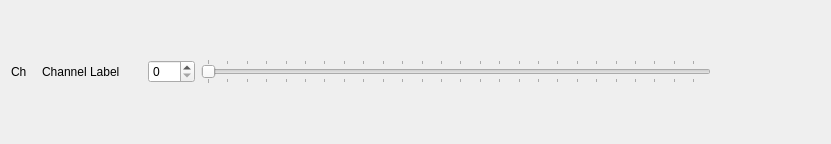
<?xml version="1.0" encoding="UTF-8"?>
<ui version="4.0">
 <class>CustomListItem</class>
 <widget class="QWidget" name="CustomListItem">
  <property name="geometry">
   <rect>
    <x>0</x>
    <y>0</y>
    <width>831</width>
    <height>144</height>
   </rect>
  </property>
  <property name="windowTitle">
   <string>Form</string>
  </property>
  <layout class="QHBoxLayout" name="horizontalLayout">
   <item>
    <widget class="QLabel" name="channelLabel">
     <property name="minimumSize">
      <size>
       <width>25</width>
       <height>0</height>
      </size>
     </property>
     <property name="maximumSize">
      <size>
       <width>25</width>
       <height>16777215</height>
      </size>
     </property>
     <property name="text">
      <string>Ch</string>
     </property>
    </widget>
   </item>
   <item>
    <widget class="QLabel" name="nameLabel">
     <property name="minimumSize">
      <size>
       <width>100</width>
       <height>0</height>
      </size>
     </property>
     <property name="maximumSize">
      <size>
       <width>100</width>
       <height>16777215</height>
      </size>
     </property>
     <property name="text">
      <string>Channel Label</string>
     </property>
     <property name="wordWrap">
      <bool>true</bool>
     </property>
    </widget>
   </item>
   <item>
    <widget class="QSpinBox" name="spinBox">
     <property name="maximum">
      <number>255</number>
     </property>
    </widget>
   </item>
   <item>
    <widget class="QSlider" name="slider">
     <property name="sizePolicy">
      <sizepolicy hsizetype="Expanding" vsizetype="Fixed">
       <horstretch>0</horstretch>
       <verstretch>0</verstretch>
      </sizepolicy>
     </property>
     <property name="minimumSize">
      <size>
       <width>510</width>
       <height>0</height>
      </size>
     </property>
     <property name="maximumSize">
      <size>
       <width>510</width>
       <height>16777215</height>
      </size>
     </property>
     <property name="maximum">
      <number>255</number>
     </property>
     <property name="orientation">
      <enum>Qt::Horizontal</enum>
     </property>
     <property name="invertedAppearance">
      <bool>false</bool>
     </property>
     <property name="tickPosition">
      <enum>QSlider::TicksBothSides</enum>
     </property>
    </widget>
   </item>
   <item>
    <spacer name="horizontalSpacer">
     <property name="orientation">
      <enum>Qt::Horizontal</enum>
     </property>
     <property name="sizeHint" stdset="0">
      <size>
       <width>40</width>
       <height>20</height>
      </size>
     </property>
    </spacer>
   </item>
  </layout>
 </widget>
 <resources/>
 <connections/>
</ui>
